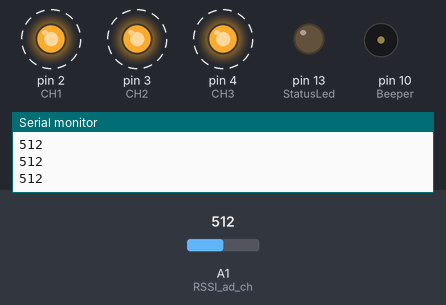
Bench run of a sketch on a simulated Arduino Uno, built with avr-gcc and run on an emulated ATmega328P. Parts: output pins drawn as LEDs (lit = HIGH), buzzer (waves = sounding, pin HIGH), the last lines printed to the serial monitor. Dashed ring = blinking. Inputs (shaded band) come from the test bench; at power-on: A1 (RSSI_ad_ch) = 512.

Above: at 1.2 s.
1.3 s: A1 (RSSI_ad_ch) set to 314
4.3 s: A1 (RSSI_ad_ch) set to 289
At 5.92 s:
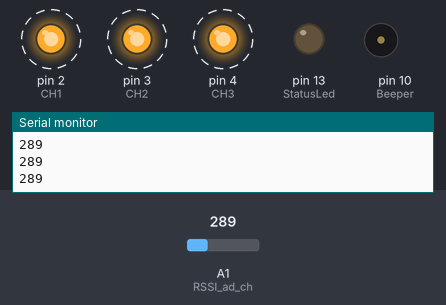
7.3 s: A1 (RSSI_ad_ch) set to 306
At 7.87 s:
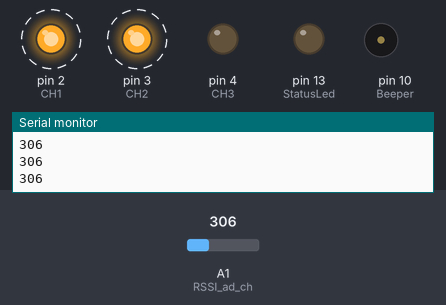
10.3 s: A1 (RSSI_ad_ch) set to 290
At 11.0 s:
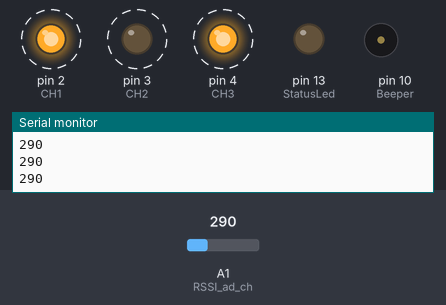
Timing chart, 0 to 14.3 s (numbered marks = the images above; inputs shaded):
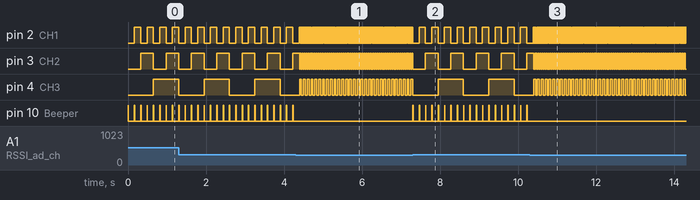

Measured:
- the behaviour switches between 301 and 300 on A1 (RSSI_ad_ch) (found by bisection; images 0 and 1)
- after the input at 4.3 s, pin 2 (CH1): alternates HIGH for 0.01 s and LOW for 0.01 s, starting after 0.10 s; pin 3 (CH2): alternates HIGH for 0.02 s and LOW for 0.02 s, starting after 0.10 s; pin 4 (CH3): alternates HIGH for 0.05 s and LOW for 0.05 s, starting after 0.10 s; pin 10 (Beeper): stops changing and stays LOW
- after the input at 7.3 s, pin 2 (CH1): alternates HIGH for 0.16 s and LOW for 0.16 s, starting after 0.16 s; pin 3 (CH2): alternates HIGH for 0.32 s and LOW for 0.32 s, starting after 0.32 s; pin 4 (CH3): alternates HIGH for 0.65 s and LOW for 0.65 s, starting after 0.65 s; pin 10 (Beeper): alternates HIGH for 0.01 s and LOW for 0.15 s, starting at once
- after the input at 10.3 s, pin 2 (CH1): alternates HIGH for 0.01 s and LOW for 0.01 s, starting after 0.09 s; pin 3 (CH2): alternates HIGH for 0.02 s and LOW for 0.02 s, starting after 0.09 s; pin 4 (CH3): alternates HIGH for 0.05 s and LOW for 0.05 s, starting after 0.09 s; pin 10 (Beeper): stops changing and stays LOW
- by itself, pin 2 (CH1): alternates HIGH for 0.16 s and LOW for 0.16 s
- by itself, pin 3 (CH2): alternates HIGH for 0.32 s and LOW for 0.32 s
- by itself, pin 4 (CH3): alternates HIGH for 0.65 s and LOW for 0.65 s
- by itself, pin 10 (Beeper): alternates HIGH for 0.01 s and LOW for 0.15 s

The sketch:

test_rssi_measure.ino
```cpp
#define StatusLed       13
#define Taster01        11
#define RSSI_ad_ch       1
#define CH1              2
#define CH2              3
#define CH3              4
#define Beeper          10

int   T1_state = 1;
int   T1_counter = 0;

int RSSI_raw;


void setup()
{
  pinMode(StatusLed,   OUTPUT);
  pinMode(CH1,         OUTPUT);
  pinMode(CH2,         OUTPUT);
  pinMode(CH3,         OUTPUT);
  pinMode(Beeper,      OUTPUT);
  pinMode(Taster01,    INPUT_PULLUP);
  Serial.begin(9600);                         //  setup serial for debugging
}


void loop()
{
  for (int i=0; i<8; i++)
  {
    set_channel(i);
    delay(2);
    RSSI_raw = analogRead(RSSI_ad_ch);
    //Serial.println(i);
    Serial.println(RSSI_raw);

    if (RSSI_raw > 300)
      chirp(1);

    delay(10);
  }
}


void chirp (int amount)
{
  for (int i=0; i<amount; i++)
  {
  digitalWrite(Beeper, HIGH);
  delay(10);
  digitalWrite(Beeper, LOW);
  delay(140);
  }
}


void set_channel (byte channel)
{
  digitalWrite(CH1, (channel & (1<<0)));
  digitalWrite(CH2, (channel & (1<<1)));
  digitalWrite(CH3, (channel & (1<<2)));
}
```
